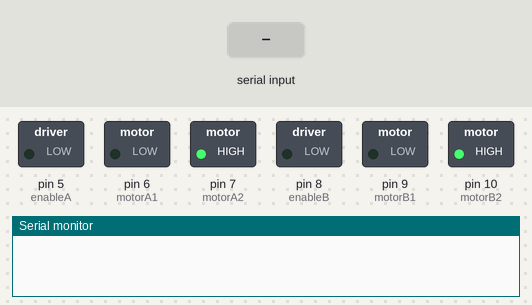
Recording of a sketch running on a simulated Arduino Uno, built with avr-gcc and run on an emulated ATmega328P. Parts: switched loads named in the sketch (green lamp = pin HIGH), the last lines printed to the serial monitor. The test bench sets the inputs (shaded band).

Above: at 1.2 s.
1.3 s: "90,45\n" received over Serial
At 3.5 s:
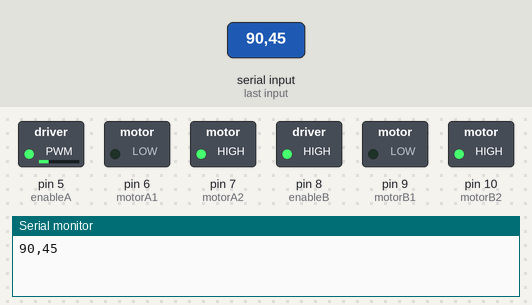
3.8 s: "5\n" received over Serial
At 5.3 s:
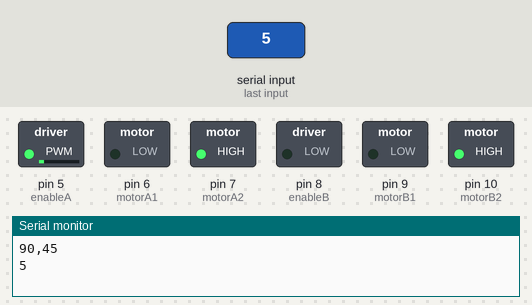
6.3 s: "30,150\n" received over Serial
At 8.5 s:
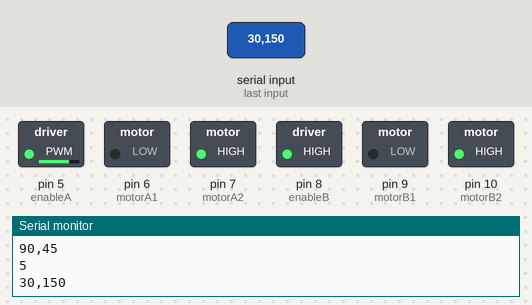
8.8 s: "200\n" received over Serial
At 10.4 s:
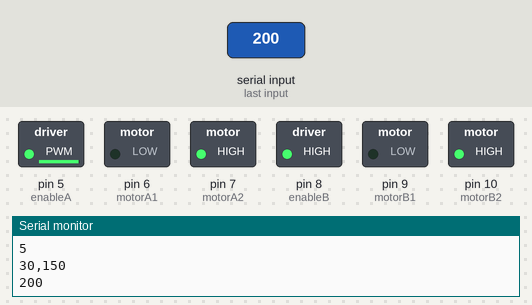
11.3 s: "90\n" received over Serial
At 13.4 s:
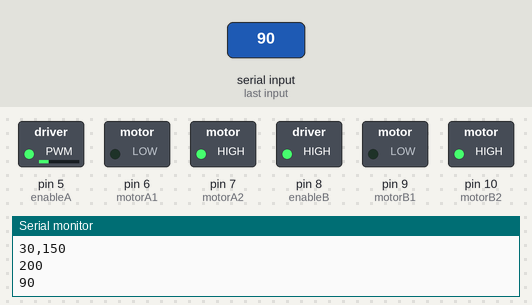
Timing chart, 0 to 14.8 s (numbered marks = the images above; inputs shaded):
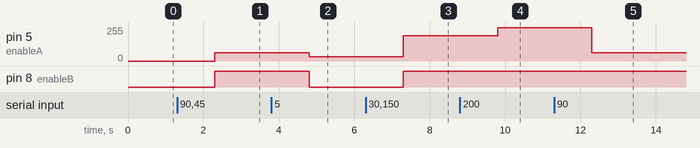

Measured:
- after the input at 1.3 s, pin 5 (enableA): 0/255 → 61/255 after 1.0 s; pin 8 (enableB): LOW → HIGH after 1.0 s
- after the input at 3.8 s, pin 5 (enableA): 61/255 → 31/255 after 1.0 s; pin 8 (enableB): HIGH → LOW after 1.0 s
- after the input at 6.3 s, pin 5 (enableA): 31/255 → 191/255 after 1.0 s; pin 8 (enableB): LOW → HIGH after 1.0 s
- after the input at 8.8 s, pin 5 (enableA): 191/255 → 251/255 after 1.0 s
- after the input at 11.3 s, pin 5 (enableA): 251/255 → 61/255 after 1.0 s

The sketch:

motores.ino
```cpp
//Testeando Motores con L293D
//Definimos pins
//Motor A
int enableA = 5;
int motorA1 = 6;
int motorA2 = 7;
//Motor B
int enableB = 8;
int motorB1 = 9;
int motorB2 = 10;
//sensores

//motor 1
int value0 = 0;
int value1 = 0;

//motor 2
int value2 = 0;
int value3 = 0;

int time0 = 0;
//contadores
int cont0 = 0;
int cont1 = 0;
//direcciones
int dir1 = 1;
int dir2 = 1;

//errores
int error1= 0;
int error2 =0;

float sumerror1 =0;
float sumerror2 = 0;

float errorant1 = 0;
float errorant2 = 0;

// velocidad motores se mandan
int velA= 0;
int velB= 0;


// salidas
float out1 = 0;
float out2 = 0;

float kp =.7;
float ki =.5;
float kd =.1;

float pid1 = 0;
float pid2= 0;


void setup() {

Serial.begin(9600);
  //configuración
  pinMode (enableA, OUTPUT);
  pinMode (motorA1, OUTPUT);
  pinMode (motorA2, OUTPUT);

  pinMode (enableB, OUTPUT);
  pinMode (motorB1, OUTPUT);
  pinMode (motorB2, OUTPUT);

  pinMode (A0,INPUT);
  pinMode (A1,INPUT);

  digitalWrite (motorB1, 0);
  digitalWrite (motorB2, HIGH);
  digitalWrite (motorA1, 0);
  digitalWrite (motorA2, HIGH);
  digitalWrite (enableA, 0);
  digitalWrite (enableB, 0);


  time0 = millis();


}
void loop() {

   if (Serial.available()>0)
   {


      String option = Serial.readString();
      int corte = option.indexOf('_');

      velA = option.substring(0,corte).toFloat();
      velB = option.substring(corte+1).toFloat();
      //velB = velB*1.1;
      int pwmOutputA = map(velA, 0, 40, 0 , 255);
      analogWrite(enableA, pwmOutputA);
      int pwmOutputB = map(velB, 0, 40, 0 , 255);
      analogWrite(enableB, pwmOutputB);

      Serial.println(option);
   }

 /*
   value1 = digitalRead(A0);
   value3 = digitalRead(A1);

    //motor 1
   if (value1 == 1 && value0 == 0){
    cont0 ++;
   }
   value0 = value1;

   //motor2
   if (value3 == 1 && value2 == 0){
    cont1 ++;
   }
   value2= value3;

    int aux = 1;
   if(millis() >= 200){
    aux++;
    error1 = vel1 - (5)*cont0;
    error2 = vel2 - (5)*cont1;

    sumerror1 += error1;
    sumerror2 += error2;

    pid1 = error1*kp + (error1 - errorant1)*kd + sumerror1*ki;
    pid2 = error2*kp + (error2 - errorant2)*kd + sumerror2*ki;

    errorant1 = error1;
    errorant2 = error2;

    out1 = min(abs(pid1),255);
    out2 = min(abs(pid2),255);

    Serial.println("out1 = ");
     Serial.println(pid1);
    Serial.println("out2 = ");
    Serial.println(pid1);


    //motor 1
    analogWrite(enableB, out1);
    /*if (pid1>=0){
      //analogWrite(motorB1,0);
      analogWrite(enableB, out1);
      dir1 = 1;
    } else {
      analogWrite(motorB1,out1);
      analogWrite(motorB2,0);
      dir1 = -1;
    }

    //motor 2
    analogWrite(enableA, out2);
    if (pid2>=0){
      //analogWrite(motorA1,0);
      analogWrite(enableA, out2);
      dir1 = 1;
    } else {
      analogWrite(motorA1,out2);
      analogWrite(motorA2,0);
      dir1 = -1;
    }
    delay(1000);
    cont0 = 0;
    cont1 = 0;
    if(aux==3){
      sumerror1 = 0.00;
      sumerror2 = 0.00;
    }
    pid1=0.00;
    pid2=0.00;
    time0 = millis();
   }
  */


}
```
